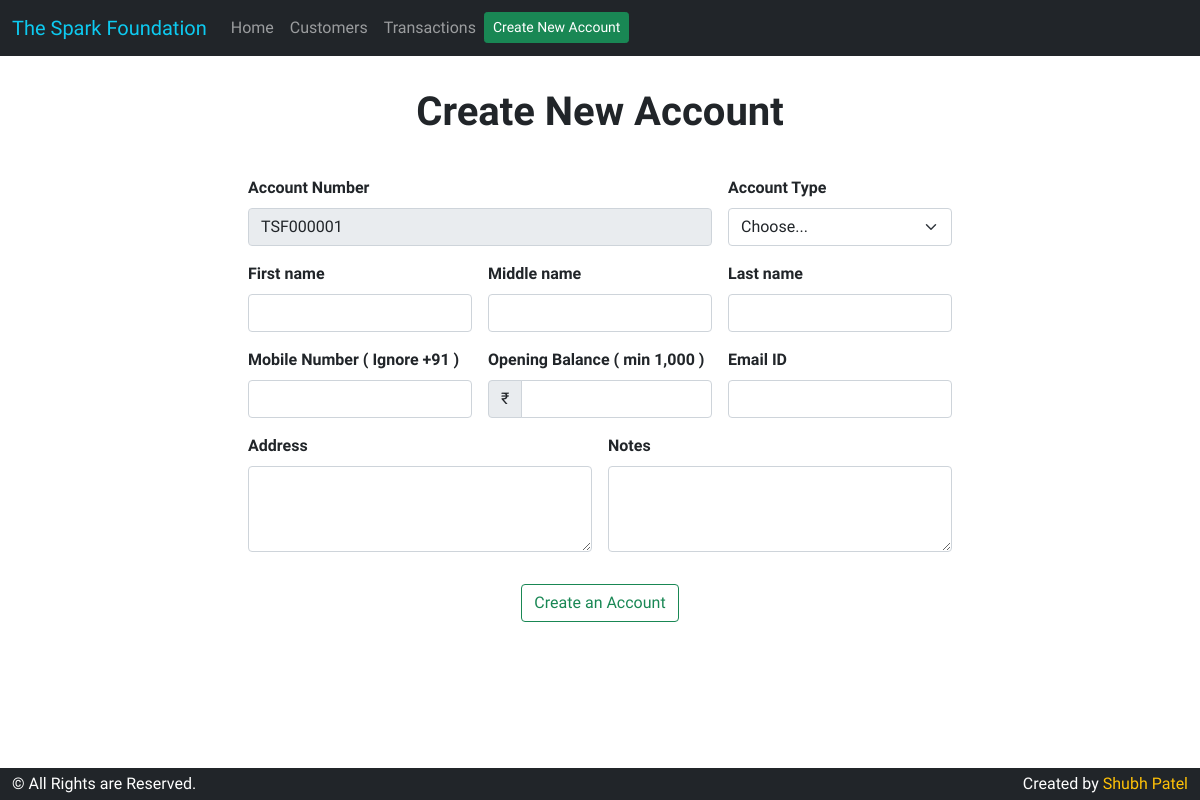
The page /createNewAccount.php on the database as committed earlier.
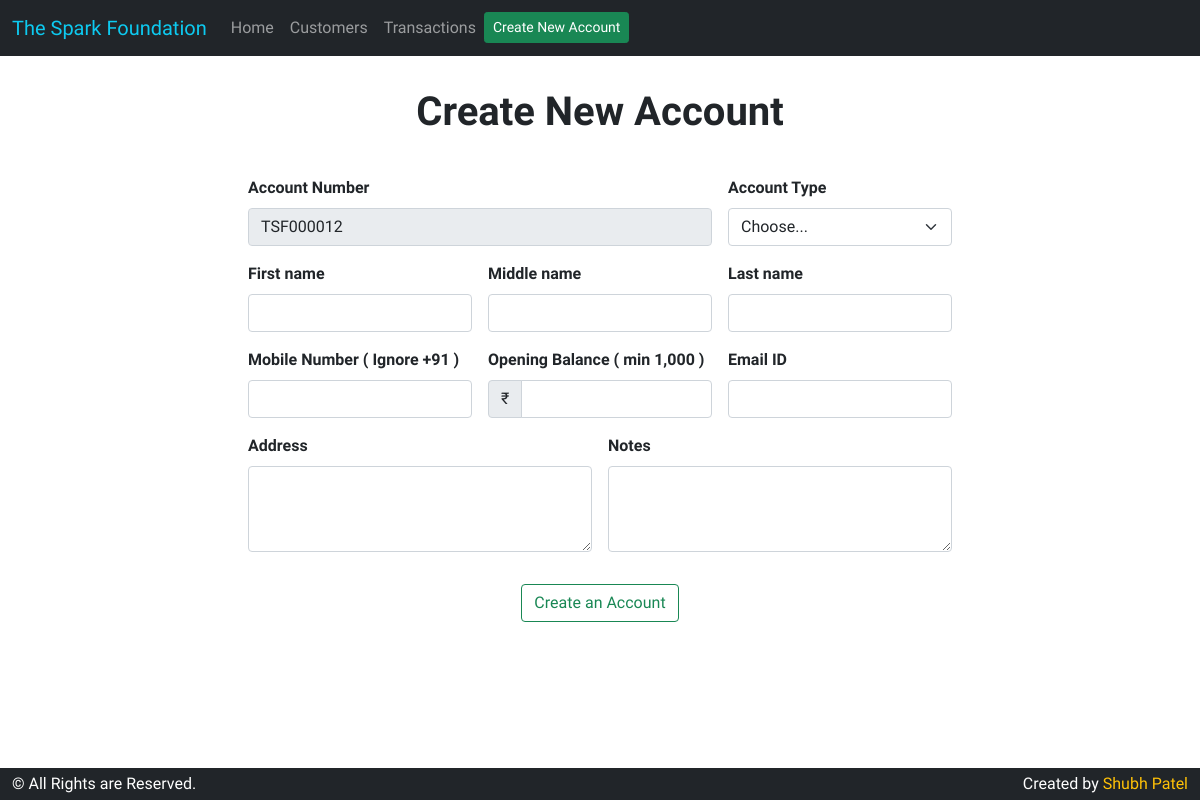
The same page on the database as committed later.
### tables this page shows
CREATE TABLE `Customers` (
  `AccountNumber` varchar(10) NOT NULL,
  `AccountType` varchar(10) NOT NULL,
  `FirstName` varchar(25) NOT NULL,
  `MiddleName` varchar(25) DEFAULT NULL,
  `LastName` varchar(25) NOT NULL,
  `MobileNumber` varchar(10) NOT NULL,
  `CurrentBalance` float NOT NULL,
  `EmailID` varchar(30) NOT NULL,
  `Address` text DEFAULT NULL,
  `Notes` text DEFAULT NULL,
  `CreatedOn` datetime NOT NULL,
  `LastActivity` datetime NOT NULL
);

### createNewAccount.php (the view, shortened to what the changed rows need)
<?php
    include('./database/connection.php');
?>
<!DOCTYPE html>
<html lang="en">
<head>
    <link rel="stylesheet" href="assets/css/Style.css">
    <link rel="stylesheet" href="assets/css/Carousal.css">
    <link rel="stylesheet" href="assets/css/Introduction.css">
    <link rel="stylesheet" href="assets/vendor/bootstrap-5.0.1-dist/css/bootstrap.min.css">
</head>
<body>
    <div class="container my-5">
        <div class="row p-4 justify-content-center">
            <div class="col-8">
                <div class="row my-3">
                    <div class="col-12 text-center">
                        <h1 class="fw-bolder">Create New Account</h1>
                    </div>
                </div>
                <form class="row g-3 needs-validation" method="POST" action="./createNewAccount.php" validate>
                    <div class="col-md-8 position-relative">
                        <label class="form-label fw-bold">Account Number</label>
                        <?php
                            $Customers_All = $connection -> query("SELECT * FROM Customers") or die("Customer Table Not Accessed.");
                            while($row = $Customers_All -> fetch_assoc())
                            {
                                $AccountNumber = $row['AccountNumber'];
                            }
                            $AccountNumber = explode("TSF",$AccountNumber);
                            printf('<input type="text" name="AccountNumber" class="form-control" value="TSF%06d" readonly>', $AccountNumber[1] + 1);
                        ?>
                    </div>
                </form>
            </div>
        </div>
    </div>
</body>
</html>

Rows that differ between the two databases and show on the page:
added customers: AccountNumber "TSF000012"
Other text that changed with them:
form field AccountNumber: "TSF000001" → (not shown)
